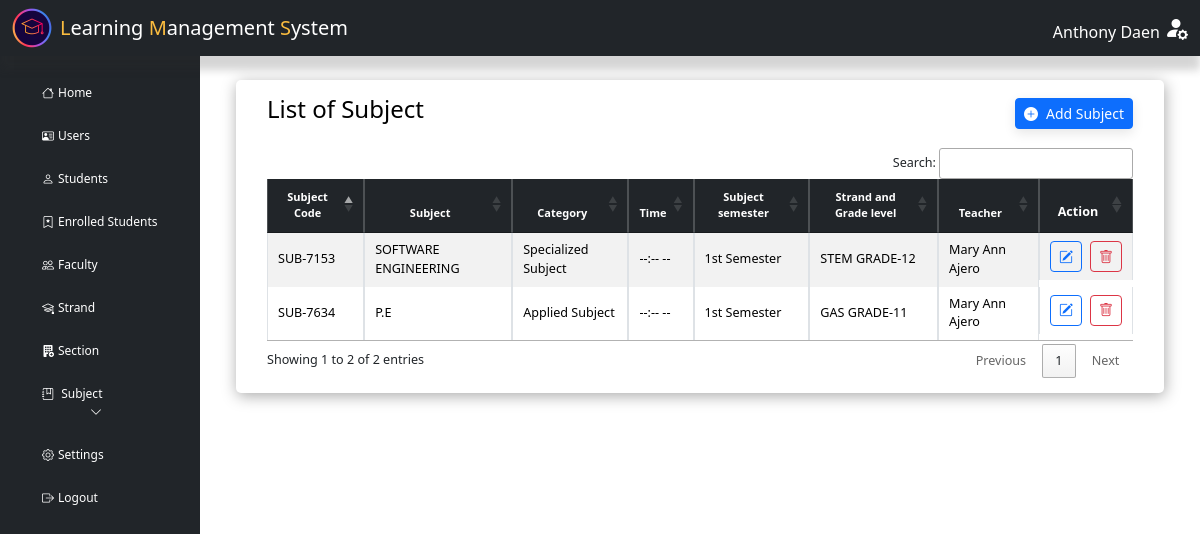
Before: /admin/index.php?page=subject (signed in) with the older database file.
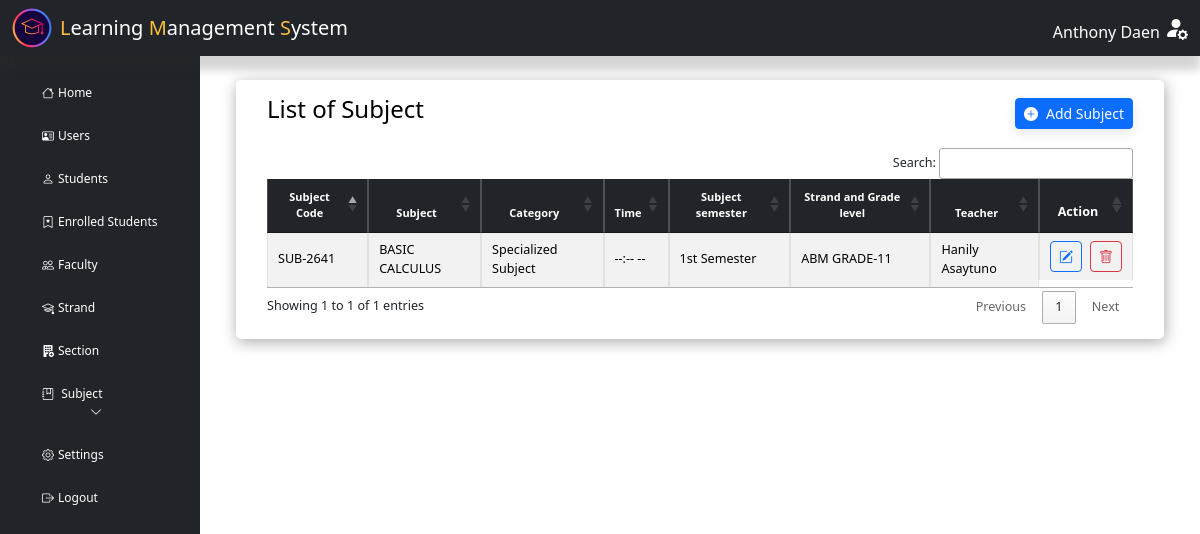
After: the same page with the newer database file.
### tables this page shows
CREATE TABLE `subject` (
  `sub_code` varchar(50) NOT NULL COMMENT 'PRIMARY KEY',
  `sub_title` varchar(200) NOT NULL COMMENT 'SUBJECT NAME',
  `sub_type` varchar(50) NOT NULL,
  `sub_time` varchar(50) DEFAULT NULL,
  `sub_semester` varchar(30) DEFAULT NULL,
  `strand_code` varchar(50) DEFAULT NULL,
  `sub_gradelvl` varchar(30) NOT NULL,
  `teacher_id` varchar(50) DEFAULT NULL
);

CREATE TABLE `strand` (
  `strand_code` varchar(50) NOT NULL,
  `strand_name` varchar(30) DEFAULT NULL,
  `strand_desc` varchar(100) DEFAULT NULL
);

### includes/dbh-inc.php (called while the page is built)
<?php
include "function.php";
$mySQLFunction = new myDataBase("localhost", "root", "", "lms_db");

### includes/function.php (called while the page is built, shortened)
<?php
class myDataBase
{
    private $hostname;
    private $username;
    private $password;
    private $database;
    public $con;
    public function __construct($hostname, $username, $password, $database)
    {
        $this->hostname = $hostname;
        $this->username = $username;
        $this->password = $password;
        $this->database = $database;
    }
    public function connection()
    {
        try {
            if (!$this->con) {
                $this->con = mysqli_connect($this->hostname, $this->username, $this->password, $this->database);
                if ($this->con) {
                    return true;
                } else {
                    return false;
                }
            } else {
                return true;
            }
        } catch (mysqli_sql_exception $e) {
            echo $e;
        }
    }
    public function disconnect()
    {
        if ($this->con) {
            if (mysqli_close($this->con)) {
                $this->con = false;
                return true;
            } else {
                return false;
            }
        } else {
            return true;
        }
    }
    public function getSubject($row = null, $value = null)
    {
        if ($row != null && $value != null) {
            $stmt = $this->con->prepare("SELECT `sub_code`,
                `sub_title`, `sub_type`, `sub_time`,
                `sub_semester`, `strand_name`, `subject.strand_code`, `sub_gradelvl`,
                `subject.teacher_id`,
                CONCAT(`teacher_fname`, ' ', `teacher_mname`, ' ', `teacher_lname`) AS teacher
                FROM `subject`
                LEFT JOIN `strand` ON subject.strand_code = strand.strand_code
                LEFT JOIN `teacher` ON subject.teacher_id = teacher.teacher_id
                WHERE subject.$row = ?");
            $stmt->bind_param("s", $value);
            if ($stmt->execute()) {
                $result = $stmt->get_result();
                $stored = $result->fetch_assoc();
                $stmt->close();
                return $stored;
            } else {
                echo "Error executing query: " . $this->con->error;
                return null;
            }
        } else {
            $sql = "SELECT `sub_code`,
                `sub_title`, `sub_type`, `sub_time`,
                `sub_semester`, `strand_name` AS strand, `sub_gradelvl`,
                CONCAT(`teacher_fname`, ' ', `teacher_mname`, ' ', `teacher_lname`) AS teacher
                FROM `subject`
                LEFT JOIN `strand` ON subject.strand_code = strand.strand_code
                LEFT JOIN `teacher` ON subject.teacher_id = teacher.teacher_id
                ORDER BY subject.sub_title";
            $result = $this->con->query($sql);
            if ($result) {
                $stored = $result->fetch_all(MYSQLI_ASSOC);
                return $stored;
            } else {
                echo "Error executing query: " . $this->con->error;
                return [];
            }
        }
    }
}

### admin/subject.php (shortened to what the changed rows need)
<?php
 include "../includes/dbh-inc.php";
 ?>
<main class="col-md-9 ms-sm-auto col-lg-10 px-md-4">
  <div class="container">
    <div class="row">
      <div class="col-12">
        <div class="data-table">
          <div class="d-flex justify-content-between flex-wrap flex-md-nowrap align-items-center mb-3  ms-3 me-3">
            <h4 class="text-black">List of Subject</h4>
            <button type="button" class="btn btn-primary btn-sm btn-animate" data-bs-toggle="modal" data-bs-target="#subject" data-bs-whatever="@fat">
              <i class="bi bi-plus-circle-fill me-2"></i>Add Subject
            </button>
          </div>
          <div class="table-responsive small ms-3 me-3">
            <table id="example" class="table table-bordered table-striped table-sm align-middle ">
              <thead class="table-dark ">
                <tr>
                  <th scope="col" class="small text-center">Subject Code</th>
                  <th scope="col" class="small text-center">Subject</th>
                  <th scope="col" class="small text-center">Category</th>
                  <th scope="col" class="small text-center">Time</th>
                  <th scope="col" class="small text-center">Subject semester</th>
                  <th scope="col" class="small text-center">Strand and Grade level </th>
                  <th scope="col" class="small text-center ">Teacher</th>
                  <th scope="col" class="text-center">Action</th>
                </tr>
              </thead>
              <tbody>
                <?php
                 $mySQLFunction->connection();
                 $result = $mySQLFunction->getSubject();
                 if (!empty($result)) {
                   foreach ($result as $row) {
                     echo '<tr>';
                     echo '<td>' . $row["sub_code"] . '</td>';
                     echo '<td>' . $row["sub_title"] . '</td>';
                     echo '<td>' . ucwords(strtolower($row["sub_type"])) . '</td>';
                     echo '<td>' . $row["sub_time"] . '</td>';
                     echo '<td>' . $row["sub_semester"] . '</td>';
                     echo '<td>' . $row["strand"] . ' ' . $row["sub_gradelvl"] . '</td>';
                     echo '<td>' . ucwords(strtolower($row["teacher"])) . '</td>';
                     echo '
                                       <td class="d-flex justify-content-center">
                                           <button class="btn btn-sm btn-outline-primary me-2" data-bs-toggle="modal" data-bs-target="#edit_subject' . $row['sub_code'] . '">
                                               <i class="bi bi-pencil-square"></i>
                                           </button>
                                           <button class="btn btn-sm btn-outline-danger" data-bs-toggle="modal" data-bs-target="#del_section' . $row['sub_code'] . '">
                                               <i class="bi bi-trash"></i>
                                           </button>
                                       </td>
                                           ';
                     echo '</tr>';
                   }
                 } else {
                   echo '<tr>
                               <td colspan="10" class="text-center">Empty subject.<br>
                               </td>
                             </tr>';
                 }
                 echo '</tbody>';
                 echo '</table>';
                 ?>
          </div>
        </div>
      </div>
    </div>
  </div>
</main>

Changed rows visible on the page:
removed subject: sub_code "SUB-7634", sub_title "P.E", sub_type "Applied Subject", sub_time "--:-- --", sub_semester "1st Semester", strand_code.strand_name "GAS", sub_gradelvl "GRADE-11", teacher "Mary Ann Ajero"
removed subject: sub_code "SUB-7153", sub_title "SOFTWARE ENGINEERING", sub_type "Specialized Subject", sub_time "--:-- --", sub_semester "1st Semester", strand_code.strand_name "STEM", sub_gradelvl "GRADE-12", teacher "Mary Ann Ajero"
added subject: sub_code "SUB-2641", sub_title "BASIC CALCULUS", sub_type "Specialized Subject", sub_time "--:-- --", sub_semester "1st Semester", strand_code.strand_name "ABM", sub_gradelvl "GRADE-11", teacher "Hanily Asaytuno"
Other visible differences:
text written by a page script: "Search: Showing 1 to 2 of 2 entries Previous 1 Next" → "Search: Showing 1 to 1 of 1 entries Previous 1 Next"
